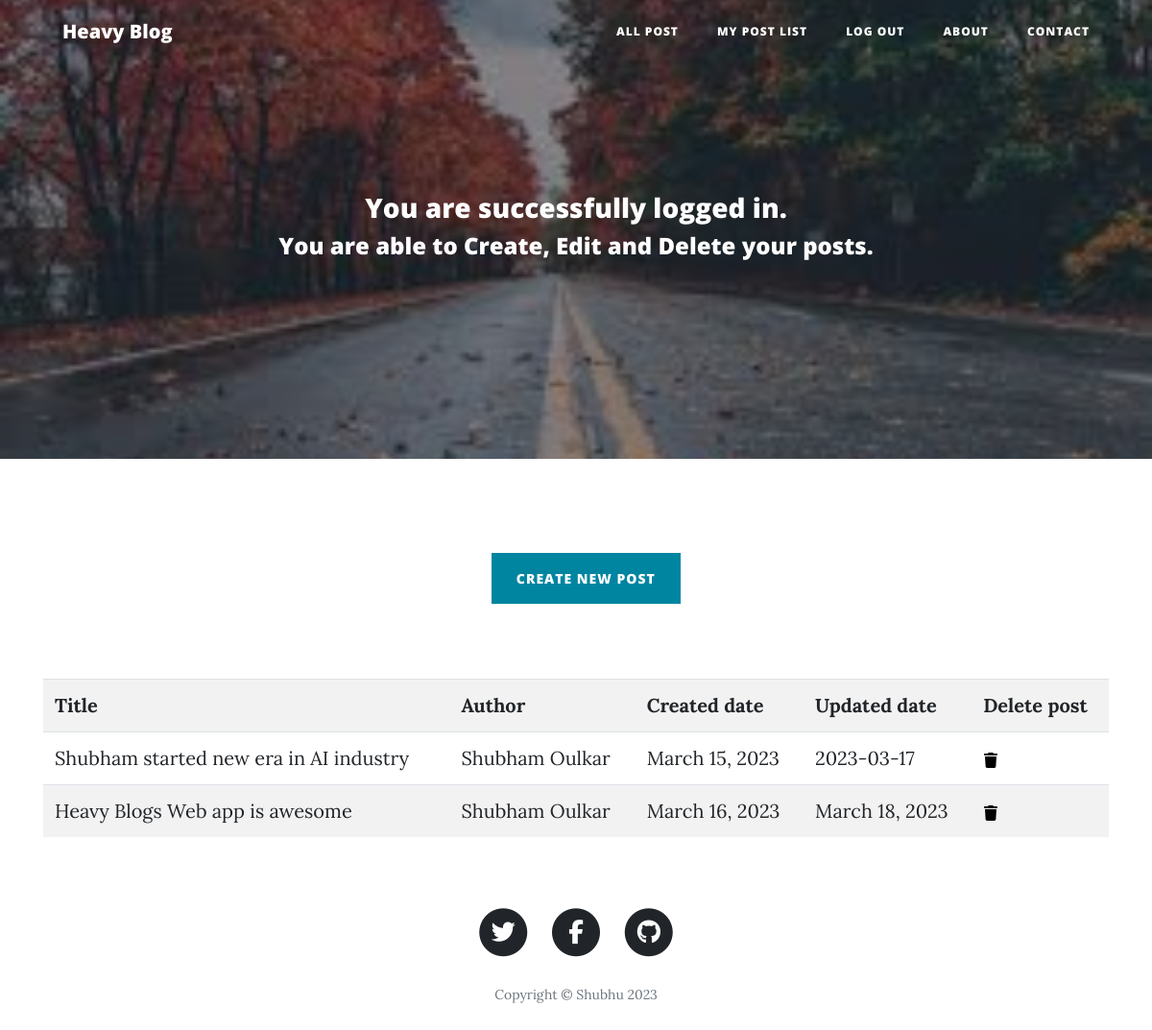
Page /welcome (signed in) on the committed database.
### main.py (models this page shows)
class BlogPost(db.Model):
    __tablename__ = "blog_posts"
    id = db.Column(db.Integer, primary_key=True)
    author_id = db.Column(db.Integer, db.ForeignKey("users.id"))
    author = relationship("User", back_populates="posts")
    title = db.Column(db.String(250), unique=True, nullable=False)
    subtitle = db.Column(db.String(250), nullable=False)
    date = db.Column(db.String(250), nullable=False)
    body = db.Column(db.Text, nullable=False)
    img_url = db.Column(db.String(250), nullable=False)
    comments = relationship("Comment", back_populates="parent_post")
    updated_date = db.Column(db.String(250))

class User(UserMixin, db.Model):
    __tablename__ = "users"
    id = db.Column(db.Integer, primary_key=True)
    email = db.Column(db.String(100), unique=True)
    password = db.Column(db.String(100))
    name = db.Column(db.String(100))
    posts = relationship("BlogPost", back_populates="author")
    comments = relationship("Comment", back_populates="comment_author")

### main.py (the view)
@app.route('/welcome', methods=['GET', 'POST'])
def welcome():
    all_post = BlogPost.query.all()
    return render_template('welcome.html', current_user=current_user, year=year, list_post = all_post)

### main.py (called while the page is built)
@login_manager.user_loader
def load_user(user_id):
    return User.query.get(int(user_id))

### templates/welcome.html
{% block content %}
{% include "header.html" %}
<header class="masthead" style="background-image: url('{{ url_for('static', filename='img/welcome.jpg')}}')">
    <div class="overlay"></div>
    <div class="container">
        <div class="row">
            <div class="col-lg-8 col-md-10 mx-auto">
                <div class="page-heading">
                    <h3 class="subtitle">You are successfully logged in.</h3>
                    <h4>You are able to Create, Edit and Delete your posts.</h4>
                </div>
            </div>
        </div>
    </div>
</header>
<main class="mb-4">
    <div class="row gx-4 gx-lg-5 justify-content-center">
        <div class="col-md-10 col-lg-8 col-xl-7 " style="padding-left: 22%;">
            <div class="my-5">
                <a class="btn btn-primary text-uppercase" id="submitButton" type="submit"
                    href="{{url_for('add_new_post')}}">Create New Post</a>
            </div>
        </div>
    </div>
    <br>
    <div class="container-lg">
        <table class="table table-striped table-hover">
            <tbody>
                <tr>
                    <th>Title</th>
                    <th>Author</th>
                    <th>Created date</th>
                    <th>Updated date</th>
                    <th>Delete post</th>
                </tr>
                {% for table in list_post %}
                    {% if current_user.id == table.author_id %}
                        <tr>
                            <td><a href="{{url_for('show_post', post_id=table.id)}}">{{table.title}}</a></td>
                            <td>{{table.author.name}}</td>
                            <td>{{table.date}}</td>
                            <td>{{table.updated_date}}</td>
                            <td><a href="{{url_for('delete_post', post_id=table.id) }}"><img src="/static/img/trash-solid.svg" alt="Delete post" style="height: 1rem;width: 1rem;"></a></td>
                        </tr>
                    {% endif %}
                {% endfor %}
            </tbody>
        </table>
    </div>
</main>
{% include "footer.html" %}
{% endblock %}

### templates/header.html (shortened to what this page needs)
<!DOCTYPE html>
<html lang="en">
<head>
  <link href="{{ url_for('static', filename='vendor/bootstrap/css/bootstrap.min.css') }}" rel="stylesheet">
  <link href="{{ url_for('static', filename='vendor/fontawesome-free/css/all.min.css')}}" rel="stylesheet" type="text/css">
  <link href="{{ url_for('static', filename='css/clean-blog.min.css')}}" rel="stylesheet">
  <link rel="stylesheet" href="/static/css/comment.css">
</head>
<body>
  <nav class="navbar navbar-expand-lg navbar-light fixed-top" id="mainNav">
    <div class="container">
      <a class="navbar-brand" href="{{url_for('get_all_posts')}}">Heavy Blog</a>
      <div class="collapse navbar-collapse" id="navbarResponsive">
        <ul class="navbar-nav ml-auto">
          <li class="nav-item">
            <a class="nav-link" href="{{ url_for('get_all_posts') }}">All post</a>
          </li>
          {% if not current_user.is_authenticated: %}
          <li class="nav-item">
            <a class="nav-link" href="{{ url_for('login') }}">Login</a>
          </li>
          <li class="nav-item">
            <a class="nav-link" href="{{ url_for('register') }}">Sign up</a>
          </li>
          {% else: %}
          <li class="nav-item">
            <a class="nav-link" href="{{ url_for('welcome') }}">My post list</a>
          </li>
          <li class="nav-item">
            <a class="nav-link" href="{{ url_for('logout') }}">Log Out</a>
          </li>
          {% endif %}
          <li class="nav-item">
            <a class="nav-link" href="{{ url_for('about') }}">About</a>
          </li>
          <li class="nav-item">
            <a class="nav-link" href="{{ url_for('contact') }}">Contact</a>
          </li>
        </ul>
      </div>
    </div>
  </nav>

### templates/footer.html (shortened to what this page needs)
  <footer>
    <div class="container">
      <div class="row">
        <div class="col-lg-8 col-md-10 mx-auto">
          <ul class="list-inline text-center">
            <li class="list-inline-item">
              <a href="#">
                <span class="fa-stack fa-lg">
                  <i class="fas fa-circle fa-stack-2x"></i>
                  <i class="fab fa-twitter fa-stack-1x fa-inverse"></i>
                </span>
              </a>
            </li>
            <li class="list-inline-item">
              <a href="#">
                <span class="fa-stack fa-lg">
                  <i class="fas fa-circle fa-stack-2x"></i>
                  <i class="fab fa-facebook-f fa-stack-1x fa-inverse"></i>
                </span>
              </a>
            </li>
            <li class="list-inline-item">
              <a href="#">
                <span class="fa-stack fa-lg">
                  <i class="fas fa-circle fa-stack-2x"></i>
                  <i class="fab fa-github fa-stack-1x fa-inverse"></i>
                </span>
              </a>
            </li>
          </ul>
          <p class="copyright text-muted">Copyright &copy; Shubhu {{year}}</p>
        </div>
      </div>
    </div>
  </footer>
</body>
</html>

### static/css/comment.css (style rules this page uses)
body { background-color: white }

### rows in the picture
BlogPost: title "Shubham started new era in AI industry", author.name "Shubham Oulkar", date "March 15, 2023", updated_date "2023-03-17"
BlogPost: title "Heavy Blogs Web app is awesome", author.name "Shubham Oulkar", date "March 16, 2023", updated_date "March 18, 2023"

### other values in the picture
{{ year }} "2023"
